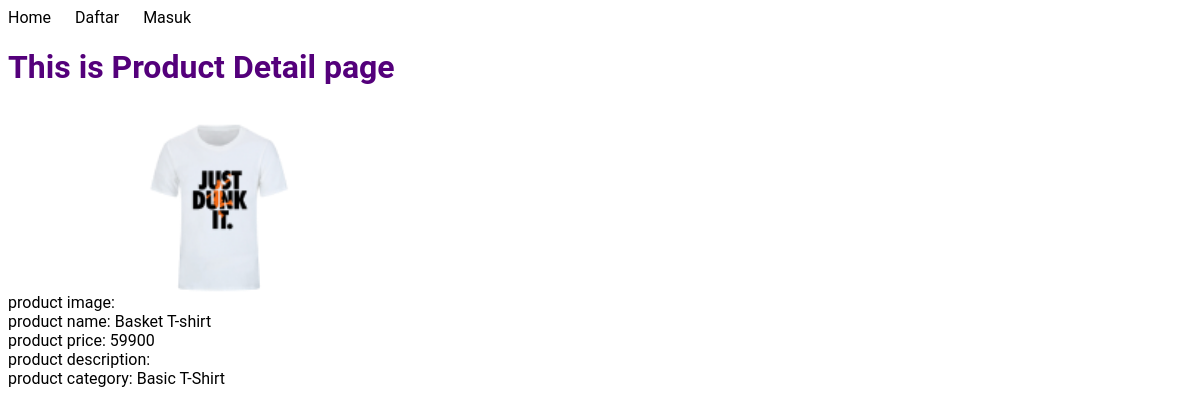
Page /product_detail/4/ on the committed database.
### merchandise_web/models.py (models this page shows, shortened)
class Product(models.Model):
    name = models.CharField(max_length=200)
    price = models.IntegerField(default=0)
    category = models.ForeignKey('Categorie', on_delete=models.SET_NULL, null=True)
    description = models.TextField(max_length=1000, help_text='Enter description of the product', null=True, blank=True)
    image = models.ImageField(upload_to='images/product/', null=True, blank=True)

class Categorie(models.Model):
    name = models.CharField(max_length=200, help_text='Enter a category (e.g. T-Shirt, Hoodie, etc.)')
    image = models.ImageField(upload_to='images/category/', null=True, blank=True)
    def __str__(self):
        return self.name

### merchandise_web/views.py (the view)
# urls.py: path('product_detail/<int:product_id>/', views.product_detail, name='product_detail'),
def product_detail(request, product_id):
    product = Product.objects.get(id=product_id)
    context = {
        'product': product,
    }
    return render(request, 'product_detail.html', context)

### Templates/product_detail.html (shortened to what this page needs)
{% extends 'base.html'%}
{% block content %}
{% include 'navbar.html' %}
<div class="container">
    <h1>This is Product Detail page</h1>
    <div class="product">
        product image: <img src="{{product.image.url}}" alt="product image" width="200" height="200"> <br>
        product name: {{product.name}} <br>
        product price: {{product.price}} <br>
        product description: {{product.description}} <br>
        product category: {{product.category}} <br>
    </div>
</div>
{% endblock content %}

### merchandise_web/static/base.css (style rules this page uses)
* { padding: 0; box-sizing: border-box; }
body { font-family: 'Roboto', sans-serif; background-color: #FFFFFF; }
h1 { color: #54007B; }

### merchandise_web/static/navbar.css (style rules this page uses)
* { padding: 0; box-sizing: border-box; }
body { font-family: "Roboto", sans-serif; background-color: #ffffff; }

### rows in the picture
Product: image (picture), name "Basket T-shirt", price "59900", category "Basic T-Shirt"
